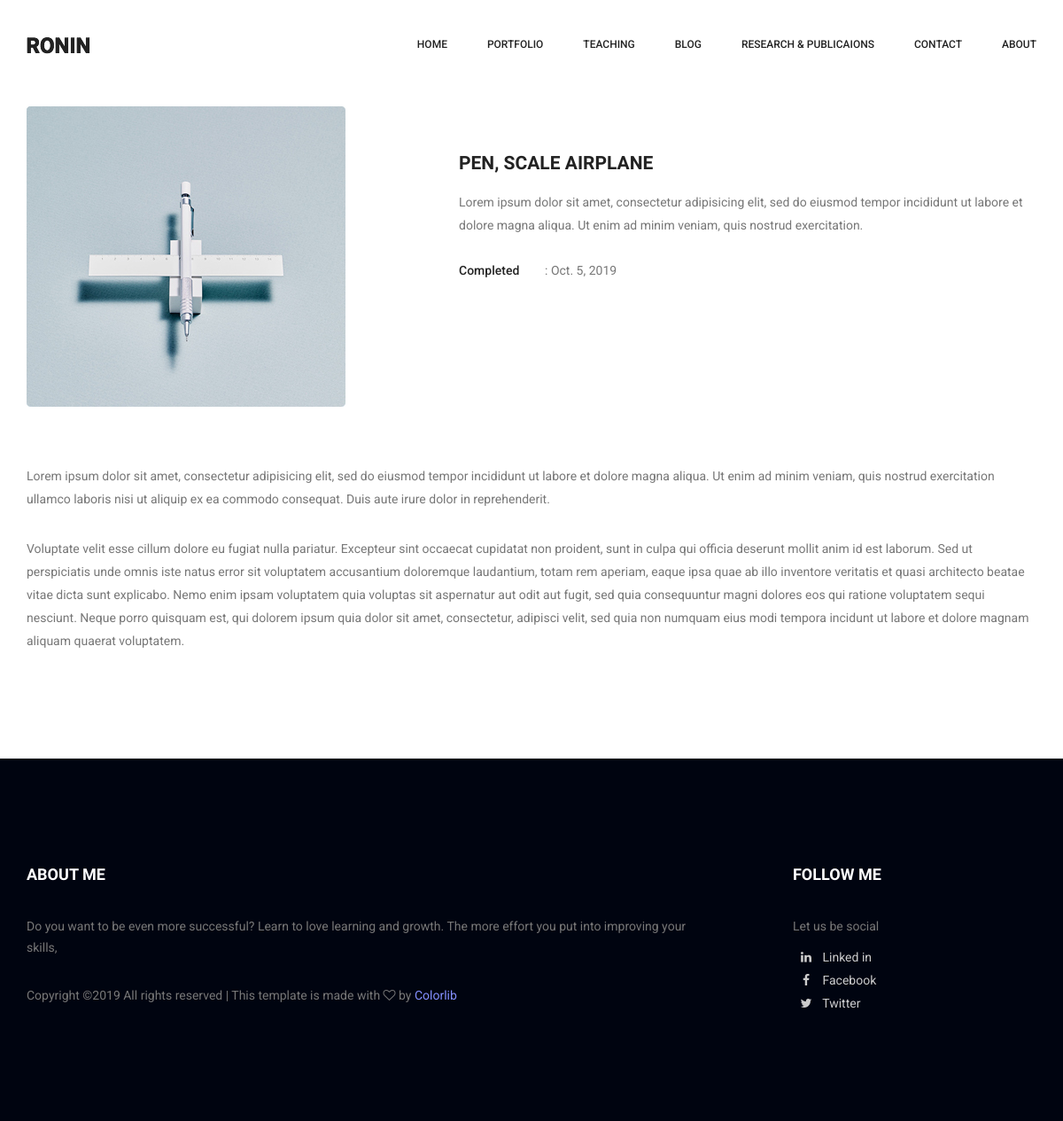
The page /portfolio/1 on the database its author committed.
### portfolio/models.py (models this page shows, shortened)
class Portfolio(models.Model):
    title = models.CharField(max_length=150)
    category = models.ForeignKey(Categories, on_delete=models.CASCADE)
    picture = models.ImageField(upload_to='project_images', default='default.png')
    desc = models.TextField()
    details = models.TextField()
    date = models.DateField(auto_now=False)
    display = models.BooleanField(default = 0)

### portfolio/views.py (the view)
# urls.py: path('portfolio/<pk>', PortfolioDetail, name='portfolio_details'),
def PortfolioDetail(request, pk):
    portfolio = get_object_or_404(Portfolio, id=pk, display=1)
    portfolio_desc = portfolio.desc.splitlines()
    portfolio_details = portfolio.details.splitlines()
    context = {
        'portfolio': portfolio,
        'portfolio_desc' : portfolio_desc,
        'portfolio_details' : portfolio_details
    }
    return render(request, 'portfolio-details.html', context)

### templates/portfolio-details.html
{% extends "base.html" %} {% load static %}
{% block body_block %}
        <section class="portfolio_details_area p_120">
        	<div class="container">
        		<div class="portfolio_details_inner">
					<div class="row">
						<div class="col-md-4 text-center">
								<img class="img" src="{{ portfolio.picture.url }}" alt="">
						</div>
						<div class="col-md-8">
						<br><br>
							<div class="portfolio_right_text">
								<h4>{{ portfolio.title }}</h4>
								<p>{{portfolio.desc}}</p>
								<ul class="list">
									<li><span>Completed</span>:  {{ portfolio.date }}</li>
								</ul>
							</div>
						</div>
					</div>
					{% for para in portfolio_details %}
						<p>{{para}}</p>
					{% endfor %}
        		</div>
        	</div>
        </section>
{% endblock body_block %}

### rows shown on the page
Portfolio: picture (picture), title "PEN, SCALE AIRPLANE", desc "Lorem ipsum dolor sit amet, consectetur adipisicing elit, sed do eiusmod tempor incididunt ut labore et dolore magna aliqua. Ut enim ad minim veniam, quis nostrud exercitation.", date "Oct. 5, 2019"
